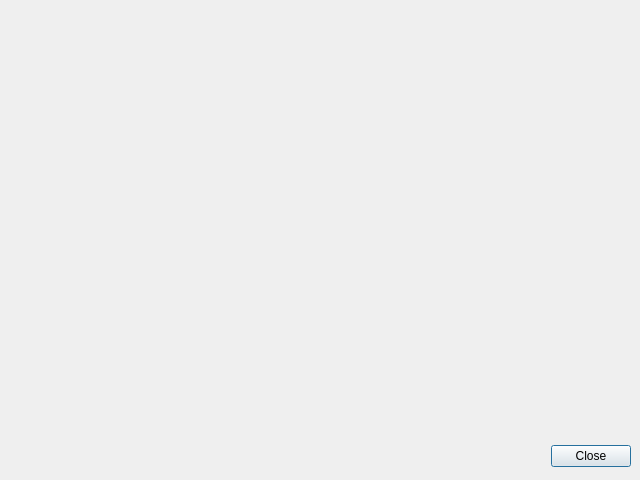
<?xml version="1.0" encoding="UTF-8"?>
<ui version="4.0">
 <class>DialogResult</class>
 <widget class="QDialog" name="DialogResult">
  <property name="geometry">
   <rect>
    <x>0</x>
    <y>0</y>
    <width>640</width>
    <height>480</height>
   </rect>
  </property>
  <property name="windowTitle">
   <string>Результаты</string>
  </property>
  <widget class="QDialogButtonBox" name="buttonBox">
   <property name="geometry">
    <rect>
     <x>10</x>
     <y>440</y>
     <width>621</width>
     <height>32</height>
    </rect>
   </property>
   <property name="orientation">
    <enum>Qt::Horizontal</enum>
   </property>
   <property name="standardButtons">
    <set>QDialogButtonBox::Close</set>
   </property>
  </widget>
  <widget class="QLabel" name="labelClusteredImage">
   <property name="geometry">
    <rect>
     <x>10</x>
     <y>10</y>
     <width>621</width>
     <height>381</height>
    </rect>
   </property>
   <property name="text">
    <string/>
   </property>
  </widget>
  <widget class="QLabel" name="labelInfo">
   <property name="geometry">
    <rect>
     <x>10</x>
     <y>400</y>
     <width>621</width>
     <height>17</height>
    </rect>
   </property>
   <property name="text">
    <string>&lt;html&gt;&lt;head/&gt;&lt;body&gt;&lt;p&gt;&lt;br/&gt;&lt;/p&gt;&lt;/body&gt;&lt;/html&gt;</string>
   </property>
  </widget>
 </widget>
 <resources/>
 <connections>
  <connection>
   <sender>buttonBox</sender>
   <signal>accepted()</signal>
   <receiver>DialogResult</receiver>
   <slot>accept()</slot>
   <hints>
    <hint type="sourcelabel">
     <x>248</x>
     <y>254</y>
    </hint>
    <hint type="destinationlabel">
     <x>157</x>
     <y>274</y>
    </hint>
   </hints>
  </connection>
  <connection>
   <sender>buttonBox</sender>
   <signal>rejected()</signal>
   <receiver>DialogResult</receiver>
   <slot>reject()</slot>
   <hints>
    <hint type="sourcelabel">
     <x>316</x>
     <y>260</y>
    </hint>
    <hint type="destinationlabel">
     <x>286</x>
     <y>274</y>
    </hint>
   </hints>
  </connection>
 </connections>
</ui>
